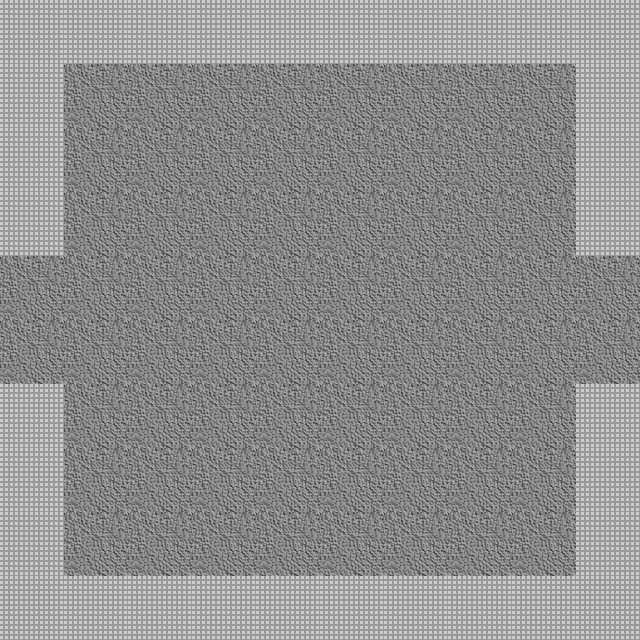

Tiled map render using the project's own tile images. Description and the map definition, with tile-layer contents summarised, below:
An orthogonal 10x10 tile map with 64x64 px tiles, 2 tile layers (Floor, Wall), 2 tilesets and 3 objects.

<map version="1.0" orientation="orthogonal" renderorder="right-down" width="10" height="10" tilewidth="64" tileheight="64" nextobjectid="25">
 <properties>
  <property name="unity:resource" value="True" />
  <property name="unity:tag" value="Room" />
 </properties>
 <tileset firstgid="1" name="DungeonTilePH" tilewidth="64" tileheight="64" tilecount="2">
  <image source="../Sprites/DungeonTilePH.png" width="128" height="64" />
  <tile id="0">
   <objectgroup draworder="index" />
  </tile>
  <tile id="1">
   <objectgroup draworder="index">
    <object id="0" x="-0.25" y="-0.25" width="64.375" height="64.125" />
   </objectgroup>
  </tile>
 </tileset>
 <tileset firstgid="3" name="BlobPH" tilewidth="64" tileheight="64" tilecount="3">
  <image source="../Sprites/BlobPH.png" width="192" height="64" />
  <tile id="0">
   <properties>
    <property name="Spawn" value="fl1mob" />
   </properties>
  </tile>
 </tileset>
 <layer name="Floor" width="10" height="10">
  <properties>
   <property name="unity:sortingLayerName" value="Floor" />
   <property name="unity:tag" value="Floor" />
  </properties>
  <data>[100 cells, 100 non-empty, 1 distinct tile ids]</data>
 </layer>
 <layer name="Wall" width="10" height="10">
  <properties>
   <property name="ChildTag" value="Wall" />
   <property name="unity:tag" value="Wall" />
  </properties>
  <data>[100 cells, 32 non-empty, 1 distinct tile ids]</data>
 </layer>
 <objectgroup name="Mobs" />
 <objectgroup name="Exits">
  <object id="18" x="-24" y="241.333" width="49.3333" height="152">
   <properties>
    <property name="Exit" value="W" />
   </properties>
  </object>
  <object id="19" x="609.333" y="244" width="48" height="149.333">
   <properties>
    <property name="Exit" value="E" />
   </properties>
  </object>
 </objectgroup>
</map>
